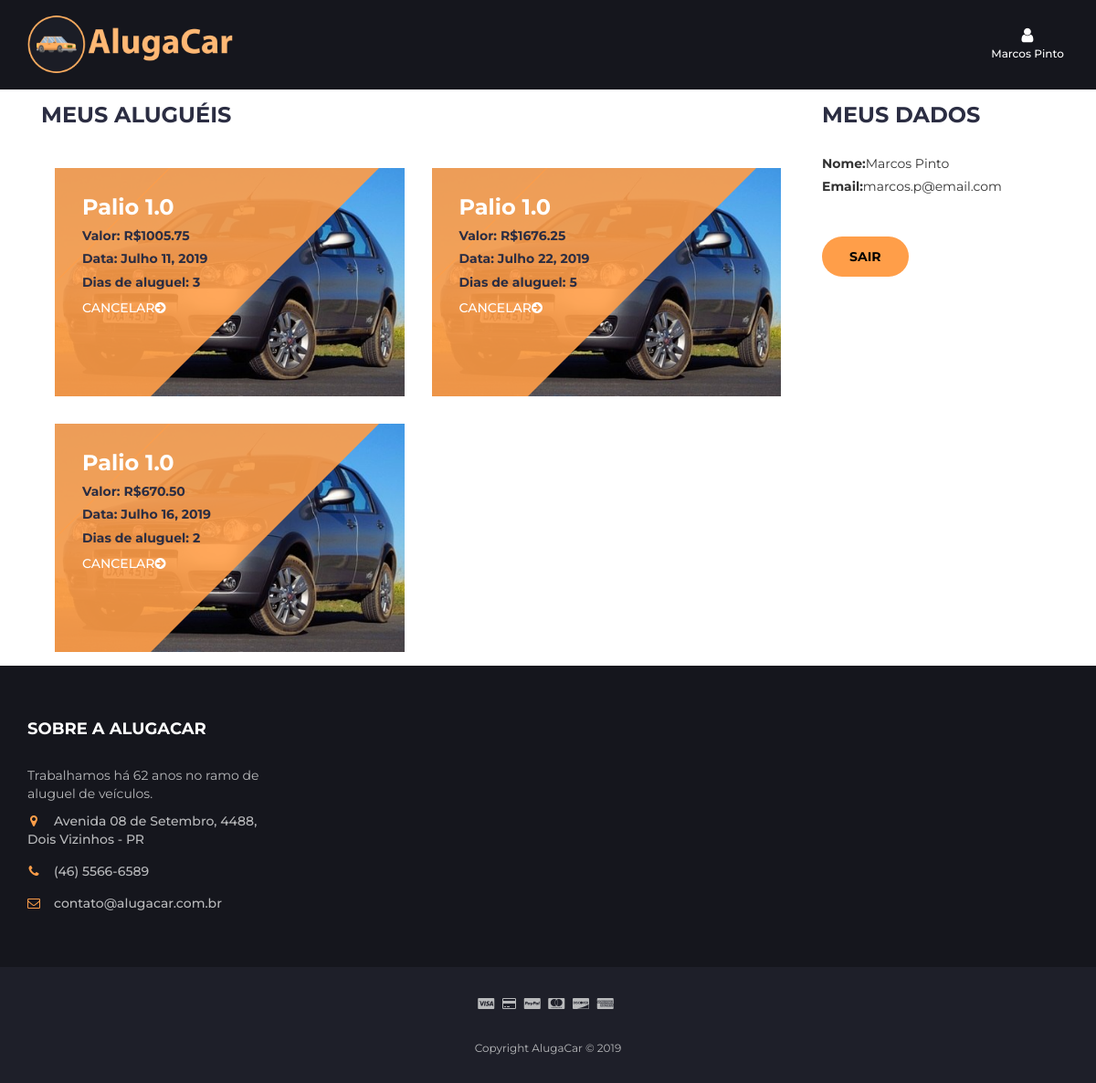
The app's page /user_page (signed in) with its own data.
### AlugaCarSite/models.py (models this page shows, shortened)
class Cliente(models.Model):
    nome = models.CharField(max_length=50)
    email = models.CharField(max_length=50)
    senha = models.CharField(max_length=50)

class Aluguel(models.Model):
    cliente = models.ForeignKey(Cliente,on_delete = models.SET_NULL, null = True)
    carrro = models.ForeignKey(Carro, on_delete=models.CASCADE, null = False)
    dataAlugado = models.DateField(auto_now=False, auto_now_add=False,null=False)
    diasAluguel = models.IntegerField(null=True)
    valorPagar = models.DecimalField(max_digits=10, decimal_places=2)

class Carro(models.Model):
    descricao = models.CharField(max_length=50)
    disponivel = models.BooleanField(default=True)
    valorDia = models.DecimalField(max_digits=10, decimal_places=2)
    marca = models.ForeignKey(Marca, on_delete=models.CASCADE)
    modelo = models.ForeignKey(Modelo,on_delete=models.CASCADE)
    caminhoFoto = models.ImageField(null=True, blank = True,upload_to='AlugaCarSite/static/galeria/carros')
    def __str__(self):
        return self.descricao
    def getfoto(self):
        dir = str(self.caminhoFoto)
        dir = dir[20:]
        return dir

### AlugaCarSite/views.py (the view)
# urls.py: path("user_page", user_page,name="user_page"),
def user_page(request):
    iduser = request.session.get('login')
    if iduser < 0 or not iduser:
        return redirect("home")
    user = Cliente.objects.get(id=iduser)
    alu = Aluguel.objects.all()
    alugueis = []
    carros = []
    for i in alu:
        if i.cliente.id == user.id:
            alugueis.append(i)
    return render(request, "user_page.html", {"cliente": user, 'alugueis': alugueis, 'carros': carros})

### AlugaCarSite/templates/user_page.html (shortened to what this page needs)
{% load staticfiles %}
<!DOCTYPE html>
<html lang="en">
<head>
	<link type="text/css" rel="stylesheet" href="{% static 'css/bootstrap.min.css' %}" />
	<link type="text/css" rel="stylesheet" href="{% static 'css/slick.css' %}" />
	<link type="text/css" rel="stylesheet" href="{% static 'css/slick-theme.css' %}" />
	<link type="text/css" rel="stylesheet" href="{% static 'css/nouislider.min.css' %}" />
	<link rel="stylesheet" href="{% static 'css/font-awesome.min.css' %}">
	<link type="text/css" rel="stylesheet" href="{% static 'css/style.css' %}" />
</head>
<body>
	<header>
		<div id="header">
			<div class="container">
				<div class="row">
					<div class="col-md-9">
						<div class="header-logo">
							<a href="{% url 'home' %}" class="logo">
								<img src="{% static '/img/banner.png' %}" alt="" width='225'>
							</a>
						</div>
					</div>
					<div class="col-md-3 clearfix">
						<div class="header-ctn">
							<div class="dropdown">
								{% if cliente.nome != "Login" %}
								<a href="{% url 'user_page' %}" class="dropdown-toggle" data-toggle="dropdown"
									aria-expanded="true">
									<i class="fa fa-user"></i>
									<span>{{cliente.nome}}</span>
								</a>
								{% endif %}
							</div>
						</div>
					</div>
				</div>
			</div>
		</div>
	</header>
	<div class="row">
		<div class="container">
			<div class="col-md-9">
				<div class="section-title">
					<h3 class="title">Meus Aluguéis</h3>
				</div>
				{% for i in alugueis %}
				<div class="col-md-6 col-xs-12">
					<div class="shop">
						<div class="shop-img">
							<img src="{% static i.carrro.getfoto %}" alt="" height="250">
						</div>
						<div class="shop-body">
							<h3 class="product-name">{{i.carrro}}</h3>
							<h5 class="product-price">Valor: R${{i.valorPagar}}</h5>
							<h5>Data: {{i.dataAlugado}}</h5>
							<h5>Dias de aluguel: {{i.diasAluguel}}</h5>
							<a href="{% url 'cancelar_aluguel' i.id %}"
								onclick="return confirm('Deseja cancelar o aluguel deste carro?');"
								class="cta-btn">Cancelar<i class="fa fa-arrow-circle-right"></i></a>
						</div>
					</div>
				</div>
				{% endfor %}
			</div>
			<div class="col-md-3">
				<div class="section-title">
					<h3 class="title">Meus Dados</h3>
				</div>
				<label>Nome:</label>{{cliente.nome}}
				<br>
				<label>Email:</label>{{cliente.email}}
				<br>
				<a href="{% url 'home_deslog' %}"><button class="primary-btn">Sair</button></a></br></br>
			</div>
		</div>
	</div>
	<footer id="footer">
		<div class="section" id="contato">
			<div class="container">
				<div class="row">
					<div class="col-md-3 col-xs-6">
						<div class="footer">
							<h3 class="footer-title">Sobre a AlugaCar</h3>
							<p>Trabalhamos há 62 anos no ramo de aluguel de veículos.</p>
							<ul class="footer-links">
								<li><a href="https://www.google.com/maps/search/?api=1&query=UTFPR+Dois+Vizinhos"><i
											class="fa fa-map-marker"></i>Avenida 08 de Setembro, 4488, Dois Vizinhos -
										PR</a></li>
								<li><a href="tel:4655666589"><i class="fa fa-phone"></i>(46) 5566-6589</a></li>
								<li><a href="mailto:contato@alugacar.com.br"><i
											class="fa fa-envelope-o"></i>contato@alugacar.com.br</a></li>
							</ul>
						</div>
					</div>
				</div>
			</div>
		</div>
		<div id="bottom-footer" class="section">
			<div class="container">
				<div class="row">
					<div class="col-md-12 text-center">
						<ul class="footer-payments">
							<li><i class="fa fa-cc-visa"></i></li>
							<li><i class="fa fa-credit-card"></i></li>
							<li><i class="fa fa-cc-paypal"></i></li>
							<li><i class="fa fa-cc-mastercard"></i></li>
							<li><i class="fa fa-cc-discover"></i></li>
							<li><i class="fa fa-cc-amex"></i></li>
						</ul>
						<span class="copyright">
							Copyright AlugaCar &copy;
						</span>
					</div>
				</div>
			</div>
		</div>
	</footer>
</body>
</html>

### AlugaCarSite/static/css/style.css (style rules this page uses)
body { font-family: 'Montserrat', sans-serif; font-weight: 400; color: #333; }
h1, h2, h3, h4, h5, h6 { color: #2B2D42; font-weight: 700; margin: 0 0 10px; }
a { color: #2B2D42; font-weight: 500; -webkit-transition: 0.2s color; transition: 0.2s color; }
ul, ol { margin: 0; padding: 0; list-style: none }
.primary-btn { display: inline-block; padding: 12px 30px; background-color: #FF9E49; border: none; border-radius: 40px; color: #000000; text-transform: uppercase; font-weight: 700; text-align: center; -webkit-transition: 0.2s all; transition: 0.2s all; }
.section { padding-top: 30px; padding-bottom: 30px; }
.section-title { position: relative; margin-bottom: 30px; margin-top: 15px; }
.section-title .title { display: inline-block; text-transform: uppercase; margin: 0px; }
#header { padding-top: 15px; padding-bottom: 15px; background-color: #15161D; }
.header-logo { float: left; }
.header-logo .logo img { display: block; }
.header-ctn { float: right; padding: 15px 0px; }
.header-ctn>div { display: inline-block; }
.header-ctn>div>a { display: block; position: relative; width: 90px; text-align: center; color: #FFF; }
.header-ctn>div>a>i { display: block; font-size: 18px; }
.header-ctn>div>a>span { font-size: 12px; }
.shop { position: relative; overflow: hidden; margin: 15px 0px; }
.shop img { width:100%; }
.shop:before { content: ""; position: absolute; top: 0; bottom: 0; left: 0px; width: 60%; background: #FF9E49; opacity: 0.9; -webkit-transform: skewX(-45deg); -ms-transform: skewX(-45deg); transform: skewX(-45deg); }
.shop:after { content: ""; position: absolute; top: 0; bottom: 0; left: 1px; width: 100%; background: #FF9E49; opacity: 0.9; -webkit-transform: skewX(-45deg) translateX(-100%); -ms-transform: skewX(-45deg) translateX(-100%); transform: skewX(-45deg) translateX(-100%); }
.shop .shop-img { position: relative; background-color: #E4E7ED; z-index: -1; }
.shop .shop-img>img { width: 100%; -webkit-transition: 0.2s all; transition: 0.2s all; }
.shop .shop-body { position: absolute; top: 0; width: 75%; padding: 30px; z-index: 10; }
.shop .shop-body h3 { color: #FFF; }
.shop .shop-body .cta-btn { color: #FFF; text-transform: uppercase; }
#footer { background: #15161D; color: #B9BABC; }
#bottom-footer { background: #1E1F29; }
.footer { margin: 30px 0px; }
.footer .footer-title { color: #FFF; text-transform: uppercase; font-size: 18px; margin: 0px 0px 30px; }
.footer-links li+li { margin-top: 15px; }
.footer-links li a { color: #B9BABC; }
.footer-links li i { margin-right: 15px; color: #FF9E49; width: 14px; text-align: center; }
.copyright { margin-top: 30px; display: block; font-size: 12px; }
.footer-payments li { display: inline-block; margin-right: 5px; }

### records on screen
Cliente: nome "Marcos Pinto", email "marcos.p@email.com"
Aluguel: carrro.caminhoFoto (picture), carrro "Palio 1.0", valorPagar "1005.75", dataAlugado "Julho 11, 2019", diasAluguel "3"
Aluguel: carrro.caminhoFoto (picture), carrro "Palio 1.0", valorPagar "1676.25", dataAlugado "Julho 22, 2019", diasAluguel "5"
Aluguel: carrro.caminhoFoto (picture), carrro "Palio 1.0", valorPagar "670.50", dataAlugado "Julho 16, 2019", diasAluguel "2"
